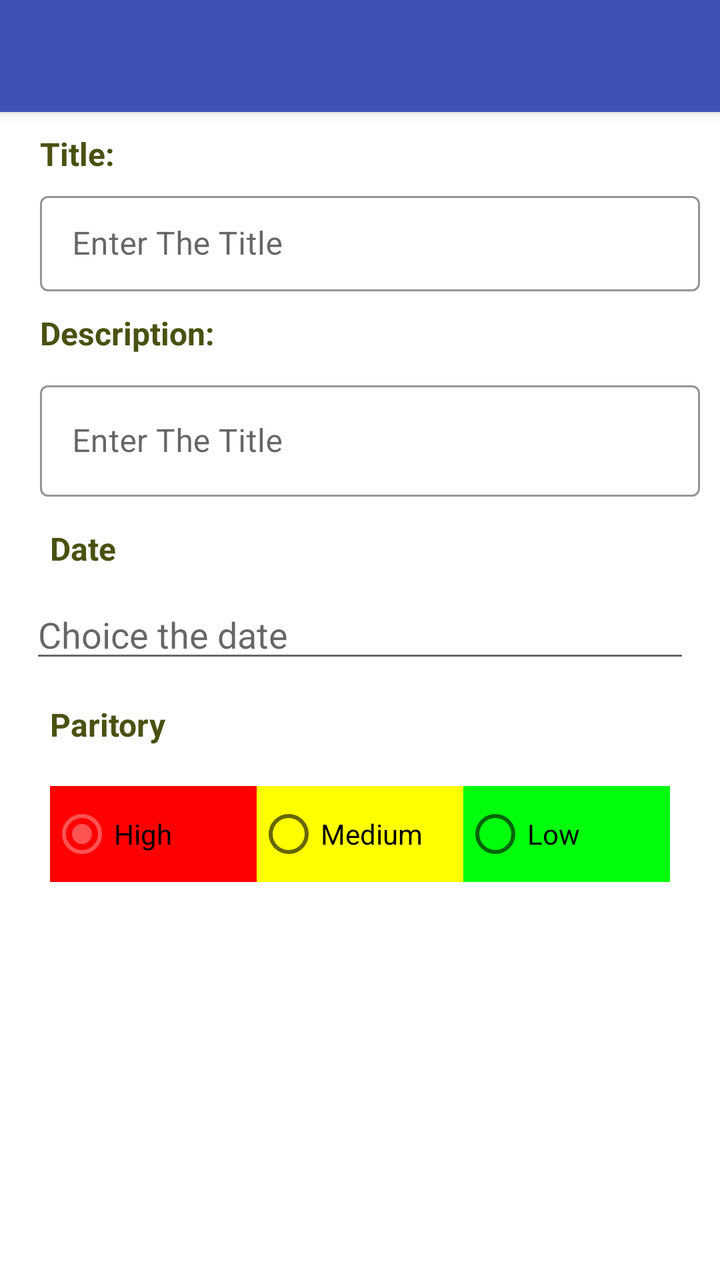
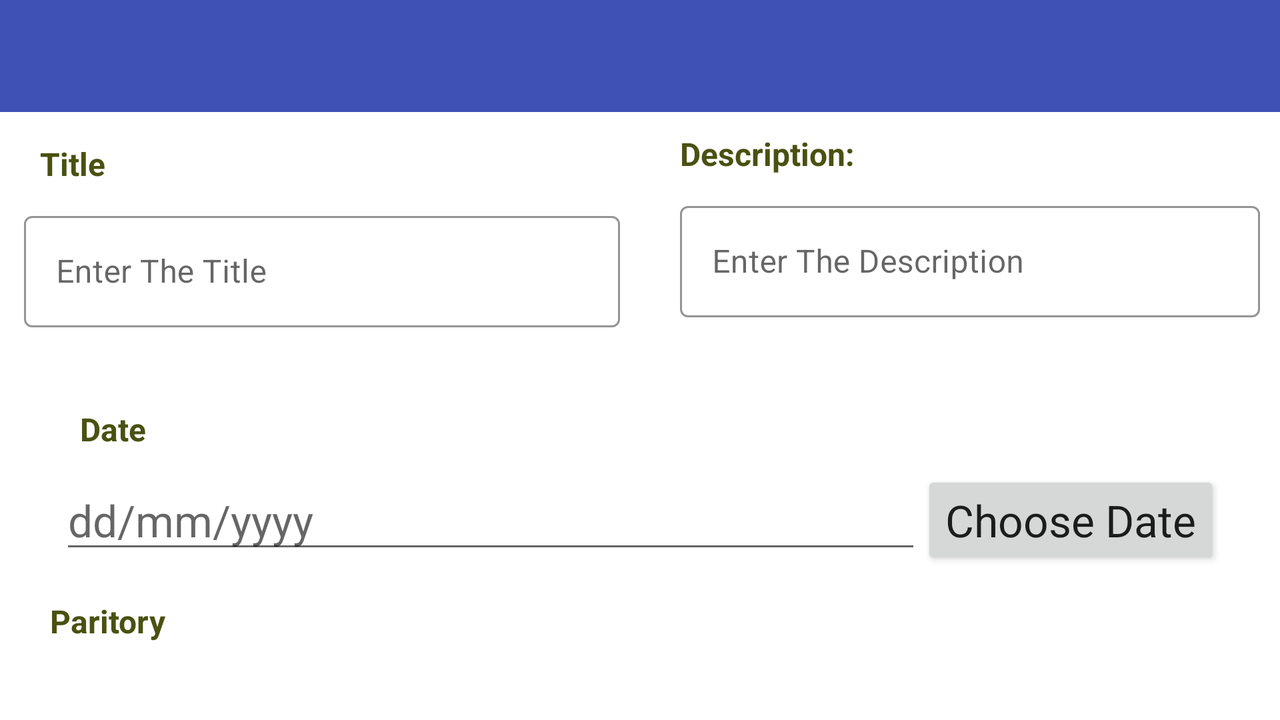

First picture: res/layout/ on a phone held upright. Second picture: the repository's own variant of that layout, on a device whose configuration matches the variant's folder. Source for both follows.
<!-- AndroidManifest.xml: application theme AppTheme -->
<!-- res/layout/activity_add_task.xml -->
<?xml version="1.0" encoding="utf-8"?>
<androidx.constraintlayout.widget.ConstraintLayout
    xmlns:android="http://schemas.android.com/apk/res/android"
    xmlns:app="http://schemas.android.com/apk/res-auto"
    xmlns:tools="http://schemas.android.com/tools"
    android:layout_width="match_parent"
    android:layout_height="match_parent"
    tools:context=".ui.AddTask">

    <include
        android:id="@+id/toolbaradd"
        layout="@layout/toolbar"
        app:layout_constraintEnd_toEndOf="parent"
        app:layout_constraintStart_toStartOf="parent"
        app:layout_constraintTop_toTopOf="parent" />


    <LinearLayout
        android:id="@+id/linerlayout1"
        android:layout_margin="10dp"
        android:layout_marginTop="20dp"
        android:layout_width="match_parent"
        android:layout_height="wrap_content"
        android:orientation="horizontal"
        app:layout_constraintEnd_toEndOf="parent"
        app:layout_constraintStart_toStartOf="parent"
        app:layout_constraintTop_toBottomOf="@+id/toolbaradd">

        <LinearLayout
            android:orientation="vertical"
            android:layout_width="match_parent"
            android:layout_height="wrap_content" >

            <TextView
                android:layout_width="wrap_content"
                android:layout_height="wrap_content"
                android:layout_marginStart="10dp"
                android:layout_marginBottom="5dp"
                android:text="Title: "
                android:textColor="#4A5111"
                android:textSize="16sp"
                android:textStyle="bold" />
            







            <com.google.android.material.textfield.TextInputLayout
                android:id="@+id/etTitle"
                android:layout_marginLeft="10dp"
                android:layout_width="match_parent"
                android:layout_height="wrap_content"
                app:boxStrokeColor="@color/colorPrimary"
                style="@style/Widget.MaterialComponents.TextInputLayout.OutlinedBox.Dense"
                android:hint="Enter The Title">

                <com.google.android.material.textfield.TextInputEditText
                    android:layout_width="match_parent"
                    android:layout_height="wrap_content"
                    />

            </com.google.android.material.textfield.TextInputLayout>



        </LinearLayout>




    </LinearLayout>













    <LinearLayout
        android:id="@+id/linerlayout2"
        android:layout_margin="10dp"
        android:layout_marginTop="20dp"
        android:layout_width="match_parent"
        android:layout_height="wrap_content"
        android:orientation="horizontal"
        app:layout_constraintEnd_toEndOf="parent"
        app:layout_constraintStart_toStartOf="parent"
        app:layout_constraintTop_toBottomOf="@+id/linerlayout1">
    <LinearLayout
        android:orientation="vertical"
        android:id="@+id/linerradio"
        android:layout_width="match_parent"
        android:layout_weight="1"
        android:layout_height="wrap_content" >

        <TextView
            android:layout_width="wrap_content"
            android:layout_height="wrap_content"
            android:text="Description: "
            android:textColor="#4A5111"
            android:textSize="16sp"
            android:layout_marginStart="10dp"
            android:layout_marginBottom="10dp"
            android:textStyle="bold" />









        <com.google.android.material.textfield.TextInputLayout
            android:id="@+id/etDescription"
            style="@style/Widget.MaterialComponents.TextInputLayout.OutlinedBox"
            android:layout_width="match_parent"
            android:layout_height="wrap_content"
            android:layout_marginLeft="10dp"
            android:hint="Enter The Title"

            app:boxStrokeColor="@color/colorPrimary">

            <com.google.android.material.textfield.TextInputEditText
                android:layout_width="match_parent"
                android:layout_height="wrap_content" />

        </com.google.android.material.textfield.TextInputLayout>


    </LinearLayout>


</LinearLayout>

    <LinearLayout
        android:id="@+id/lineardate"
        android:layout_width="match_parent"
        android:layout_height="wrap_content"
        android:layout_margin="15dp"
        android:orientation="vertical"
        app:layout_constraintEnd_toEndOf="parent"
        app:layout_constraintStart_toStartOf="parent"
        app:layout_constraintTop_toBottomOf="@+id/linerlayout2">

    <TextView
        android:layout_width="wrap_content"
        android:layout_height="wrap_content"

        android:layout_marginStart="10dp"
        android:layout_marginBottom="10dp"
        android:text="Date"
        android:textColor="#4A5111"
        android:textSize="16sp"
        android:textStyle="bold"

        />

       <EditText
           android:id="@+id/datepiker"
           android:layout_width="match_parent"
           android:layout_height="wrap_content"
           android:hint="Choice the date"
           />
    </LinearLayout>

    <LinearLayout
        android:id="@+id/linearLayout"
        android:layout_width="match_parent"
        android:layout_height="wrap_content"
        android:layout_margin="15dp"
        android:orientation="vertical"
        app:layout_constraintEnd_toEndOf="parent"
        app:layout_constraintStart_toStartOf="parent"
        app:layout_constraintTop_toBottomOf="@+id/lineardate">

        <TextView
            android:layout_width="wrap_content"
            android:layout_height="wrap_content"

            android:layout_marginStart="10dp"
            android:layout_marginBottom="10dp"
            android:text="Paritory"
            android:textColor="#4A5111"
            android:textSize="16sp"
            android:textStyle="bold"

            />

        <RadioGroup
            android:id="@+id/radiogroup"
            android:layout_width="match_parent"
            android:layout_height="wrap_content"
            android:layout_margin="10dp"
            android:checkedButton="@+id/high"
            android:orientation="horizontal">

            <RadioButton
                android:id="@+id/high"
                android:layout_width="0dp"
                android:layout_height="wrap_content"
                android:layout_weight="1"
                android:background="@color/colorhigh"
                android:text="High" />

            <RadioButton
                android:id="@+id/medium"
                android:layout_width="0dp"
                android:layout_height="wrap_content"
                android:layout_weight="1"
                android:background="@color/colormedium"
                android:text="Medium" />

            <RadioButton
                android:id="@+id/low"
                android:layout_width="0dp"
                android:layout_height="wrap_content"
                android:layout_weight="1"

                android:background="@color/colorlow"
                android:text="Low" />
        </RadioGroup>


    </LinearLayout>


    <Button
        android:id="@+id/addtodo"
        style="@style/Widget.MaterialComponents.Button.Icon"
        android:layout_width="wrap_content"
        android:layout_height="wrap_content"
        android:layout_marginTop="10dp"
        android:text="Add Todo"
        app:icon="@drawable/ic_add"
        android:onClick="onSavedButtonClicked"
        app:layout_constraintEnd_toEndOf="parent"
        app:layout_constraintStart_toStartOf="parent"
        app:layout_constraintTop_toBottomOf="@+id/linearLayout" />


</androidx.constraintlayout.widget.ConstraintLayout>
<!-- res/layout/toolbar.xml (included above) -->
<?xml version="1.0" encoding="utf-8"?>
<androidx.appcompat.widget.Toolbar xmlns:android="http://schemas.android.com/apk/res/android"
    android:id="@+id/toolbar"
    android:layout_width="match_parent"
    android:layout_height="wrap_content"
    xmlns:app="http://schemas.android.com/apk/res-auto"
    android:background="@color/colorPrimary"
    android:theme="@style/ThemeOverlay.AppCompat.Light"
    app:titleTextColor="@color/colorWhite"
    android:layout_gravity="center_horizontal"
    android:elevation="4dp">


</androidx.appcompat.widget.Toolbar>
<!-- resources referenced by this layout -->
<resources>
  <color name="colorPrimary">#3F51B5</color>
  <color name="colorWhite">#FFFFFF</color>
  <color name="colorhigh">#ff0000</color>
  <color name="colorlow">#00ff0d</color>
  <color name="colormedium">#ffff00</color>
  <style name="AppTheme" parent="Theme.MaterialComponents.Light.NoActionBar">
          
          <item name="colorPrimary">@color/colorPrimary</item>
          <item name="colorPrimaryDark">@color/colorPrimaryDark</item>
          <item name="colorAccent">@color/colorAccent</item>
      </style>
  <color name="colorPrimaryDark">#303F9F</color>
  <color name="colorAccent">#FF5252</color>
</resources>
<!-- res/layout-land/activity_add_task.xml (the author's variant of the layout above) -->
<!-- drawn on the phone turned sideways -->
<?xml version="1.0" encoding="utf-8"?>
<LinearLayout
    xmlns:android="http://schemas.android.com/apk/res/android"
    xmlns:app="http://schemas.android.com/apk/res-auto"
    xmlns:tools="http://schemas.android.com/tools"
    android:layout_width="match_parent"
    android:layout_height="match_parent"
    android:orientation="vertical"
    tools:context=".ui.activities.AddEditTask">

    <androidx.appcompat.widget.Toolbar
        android:id="@+id/add_toolbar"
        app:title=""
        app:titleTextColor="@color/colorWhite"
        android:layout_width="match_parent"
        android:layout_height="wrap_content"
        android:background="@color/colorPrimary"
        app:layout_constraintEnd_toEndOf="parent"
        app:layout_constraintStart_toStartOf="parent"
        app:layout_constraintTop_toTopOf="parent" />



       <LinearLayout
           android:id="@+id/ln1"
           android:layout_width="match_parent"
           android:layout_height="wrap_content"
           android:orientation="horizontal"
           app:layout_constraintStart_toStartOf="parent"
           app:layout_constraintTop_toBottomOf="@+id/add_toolbar">


           <LinearLayout
               android:id="@+id/linerlayout1"
               android:layout_width="match_parent"
               android:layout_height="wrap_content"
               android:layout_margin="10dp"
               android:layout_marginTop="20dp"
               android:layout_weight="1"
               android:orientation="horizontal"
               app:layout_constraintEnd_toEndOf="parent"
               app:layout_constraintStart_toStartOf="parent">

               <LinearLayout
                   android:layout_width="match_parent"
                   android:layout_height="wrap_content"
                   android:layout_marginTop="5dp"
                   android:orientation="vertical">

                   <TextView
                       android:layout_width="wrap_content"
                       android:layout_height="wrap_content"
                       android:layout_marginStart="10dp"
                       android:layout_marginBottom="10dp"
                       android:text="Title"
                       android:textColor="#4A5111"
                       android:textSize="16sp"
                       android:textStyle="bold" />


                   <com.google.android.material.textfield.TextInputLayout

                       style="@style/Widget.MaterialComponents.TextInputLayout.OutlinedBox"
                       android:layout_width="match_parent"
                       android:layout_height="wrap_content"
                       android:layout_marginLeft="2dp"
                       android:hint="Enter The Title"

                       app:boxStrokeColor="@color/colorPrimary">

                       <EditText
                           android:id="@+id/etTitle"
                           android:layout_width="match_parent"
                           android:layout_height="wrap_content" />

                   </com.google.android.material.textfield.TextInputLayout>


               </LinearLayout>


           </LinearLayout>


           <LinearLayout
               android:id="@+id/linerlayout2"
               android:layout_width="match_parent"
               android:layout_height="wrap_content"
               android:layout_margin="10dp"
               android:layout_marginTop="20dp"
               android:layout_weight="1"
               android:orientation="horizontal"
               app:layout_constraintEnd_toEndOf="parent"
               app:layout_constraintStart_toStartOf="parent">

               <LinearLayout
                   android:id="@+id/linerradio"
                   android:layout_width="match_parent"
                   android:layout_height="wrap_content"
                   android:layout_weight="1"
                   android:orientation="vertical">

                   <TextView
                       android:layout_width="wrap_content"
                       android:layout_height="wrap_content"
                       android:layout_marginStart="10dp"
                       android:layout_marginBottom="10dp"
                       android:text="Description: "
                       android:textColor="#4A5111"
                       android:textSize="16sp"
                       android:textStyle="bold" />




                   <com.google.android.material.textfield.TextInputLayout

                       style="@style/Widget.MaterialComponents.TextInputLayout.OutlinedBox"
                       android:layout_width="match_parent"
                       android:layout_height="wrap_content"
                       android:layout_marginLeft="10dp"
                       android:hint="Enter The Description"

                       app:boxStrokeColor="@color/colorPrimary">

                       <EditText
                           android:id="@+id/etDescription"
                           android:layout_width="match_parent"
                           android:layout_height="wrap_content" />

                   </com.google.android.material.textfield.TextInputLayout>

               </LinearLayout>
           </LinearLayout>


       </LinearLayout>

       <LinearLayout
           android:id="@+id/linearLayout"
           android:layout_width="match_parent"
           android:layout_height="wrap_content"
           android:layout_margin="15dp"
           android:layout_marginTop="156dp"
           android:orientation="vertical"
           app:layout_constraintEnd_toEndOf="parent"
           app:layout_constraintHorizontal_bias="0.0"
           app:layout_constraintStart_toStartOf="parent"
           app:layout_constraintTop_toBottomOf="@+id/ln1">


           <LinearLayout
               android:id="@+id/lineardate"
               android:layout_width="match_parent"
               android:layout_height="wrap_content"
               android:layout_margin="15dp"
               android:orientation="vertical">

               <TextView
                   android:layout_width="wrap_content"
                   android:layout_height="wrap_content"

                   android:layout_marginStart="10dp"
                   android:layout_marginBottom="10dp"
                   android:text="Date"
                   android:textColor="#4A5111"
                   android:textSize="16sp"
                   android:textStyle="bold"

                   />

               <RelativeLayout
                   android:layout_width="match_parent"
                   android:layout_height="wrap_content">

                   <Button
                       android:id="@+id/text_view_priority"
                       android:layout_width="wrap_content"
                       android:layout_height="wrap_content"
                       android:layout_alignParentEnd="true"
                       android:onClick="getDate"
                       android:text="Choose Date"
                       android:textAppearance="@style/TextAppearance.AppCompat.Large" />

                   <EditText
                       android:id="@+id/edit_text_date"
                       android:layout_width="wrap_content"
                       android:layout_height="wrap_content"
                       android:layout_alignParentStart="true"
                       android:layout_toStartOf="@id/text_view_priority"
                       android:hint="dd/mm/yyyy"
                       android:maxLines="1"
                       android:textAppearance="@style/TextAppearance.AppCompat.Large"
                       android:textColor="@color/colorPrimaryDark" />

               </RelativeLayout>

           </LinearLayout>

           <TextView
               android:layout_width="wrap_content"
               android:layout_height="wrap_content"

               android:layout_marginStart="10dp"
               android:layout_marginBottom="10dp"
               android:text="Paritory"
               android:textColor="#4A5111"
               android:textSize="16sp"
               android:textStyle="bold"

               />

           <RadioGroup
               android:id="@+id/radiogroup"
               android:layout_width="match_parent"
               android:layout_height="wrap_content"
               android:layout_margin="10dp"
               android:checkedButton="@+id/high"
               android:orientation="horizontal">

               <RadioButton
                   android:id="@+id/high"
                   android:layout_width="0dp"
                   android:layout_height="wrap_content"
                   android:layout_weight="1"
                   android:background="@color/colorhigh"
                   android:text="High"

                   />

               <RadioButton
                   android:id="@+id/medium"
                   android:layout_width="0dp"
                   android:layout_height="wrap_content"
                   android:layout_weight="1"
                   android:background="@color/colormedium"
                   android:text="Medium" />

               <RadioButton
                   android:id="@+id/low"
                   android:layout_width="0dp"
                   android:layout_height="wrap_content"
                   android:layout_weight="1"

                   android:background="@color/colorlow"
                   android:text="Low" />
           </RadioGroup>


       </LinearLayout>


</LinearLayout>
<!-- resources referenced by the variant -->
<!-- as the phone turned sideways resolves them -->
<resources>
  <color name="colorPrimary">#3F51B5</color>
  <color name="colorPrimaryDark">#303F9F</color>
  <color name="colorWhite">#FFFFFF</color>
  <color name="colorhigh">#ff0000</color>
  <color name="colorlow">#00ff0d</color>
  <color name="colormedium">#ffff00</color>
  <style name="AppTheme" parent="Theme.MaterialComponents.Light.NoActionBar">
          
          <item name="colorPrimary">@color/colorPrimary</item>
          <item name="colorPrimaryDark">@color/colorPrimaryDark</item>
          <item name="colorAccent">@color/colorAccent</item>
      </style>
  <color name="colorAccent">#FF5252</color>
</resources>
